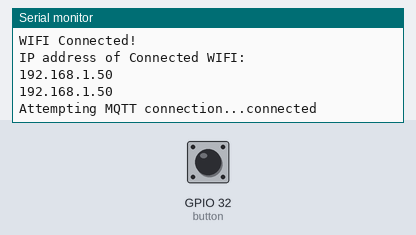
Bench run of a program on a simulated ESP32. Parts: the last lines printed to the serial monitor. Inputs (shaded band) come from the test bench; at power-on: GPIO 32 (button) LOW. WiFi joins after 1.5 s; servers stay silent unless stated; no MQTT or app messages arrive unless stated.

Above: at 3.2 s.
3.3 s: GPIO 32 (button) pulled HIGH for 0.25 s
At 4.2 s:
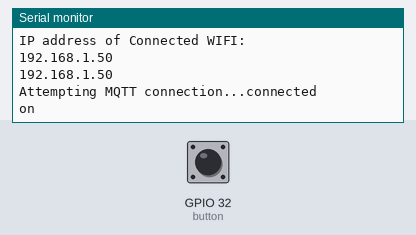
5.0 s: GPIO 32 (button) pulled HIGH for 1 s
At 5.4 s:
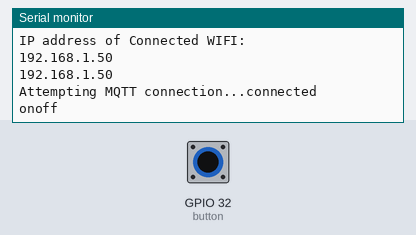

Measured:
- after the input at 3.3 s, the serial monitor: prints a new line after 0.16 s (image 1)
- after the input at 5.0 s, the serial monitor: prints a new line after 0.06 s (image 2)

The program:

main.cpp
```cpp
#include <Arduino.h>
#include <WiFiClientSecure.h>
#include <PubSubClient.h>
#include <ArduinoJson.h>
#include <secrets.h>
#include <connect_to_wifi.h>


const char *topic = "esp32/mqtt";
const char *client_id_prefix = "esp32-client-publisher-";


const int mqtt_port = 8883;


const int button = 32;  // the number of the pushbutton pin

// variables will change:
int buttonState = 0;  // variable for reading the pushbutton status
int previousButtonState = 0;  // variable for reading the pushbutton status
int shouldTurnLedOn = false;


WiFiClientSecure espClient;
PubSubClient client(espClient);


void connect_to_mqtt_server() {
  while (!client.connected()) {
    Serial.print("Attempting MQTT connection...");
     String client_id = "esp32-client-publisher-";
     client_id += String(WiFi.macAddress());

    if (client.connect(client_id.c_str(), mqtt_username, mqtt_password)) {
      Serial.println("connected");
    } else {
      Serial.print("failed, rc=");
      Serial.print(client.state());
      Serial.println(" try again in 5 seconds");
      delay(5000);
    }
  }
}

void set_mqtt_client(){


espClient.setCACert(local_root_ca);

client.setClient(espClient);

client.setServer(mqtt_broker, mqtt_port);

}

void set_pins(){
  pinMode(button, INPUT);
}

void send_mqtt_message(const JsonDocument& _payload, const char *topic ){

  String payload_serialized;
  serializeJson(_payload , payload_serialized);

  // Publish the JSON string to the MQTT topic
  client.publish(topic, payload_serialized.c_str(),true);


}

void send_mqtt_new_state(const bool state){
  StaticJsonDocument<200> doc;

  if(state){
     Serial.print("on");
    doc["message"] = "on";

  }else{
    Serial.print("off");
    doc["message"] = "off";
  }

  send_mqtt_message(doc,topic);

}


void setup() {
 Serial.begin(115200);
 while (!Serial) { }

set_pins();

initWiFi(ssid, password);

set_mqtt_client();
connect_to_mqtt_server();
 }


void loop() {

     if (!client.connected())  connect_to_mqtt_server();
  client.loop();


  previousButtonState = buttonState;
  buttonState = digitalRead(button);


if(previousButtonState == buttonState){
  delay(200);
  return;
}

if(buttonState == HIGH ){
  shouldTurnLedOn = !shouldTurnLedOn;

if(shouldTurnLedOn){
send_mqtt_new_state(true);

}else{
  send_mqtt_new_state(false);


}

delay(1000);

}


}
```

connect_to_wifi.h
```cpp
#include <WiFi.h>


void Wifi_connected(WiFiEvent_t event, WiFiEventInfo_t info){
  Serial.println("ESP32 WIFI Connected to Access Point");
}

void Get_IPAddress(WiFiEvent_t event, WiFiEventInfo_t info){
  Serial.println("WIFI Connected!");
  Serial.println("IP address of Connected WIFI: ");
  Serial.println(WiFi.localIP());
}

void Wifi_disconnected(WiFiEvent_t event, WiFiEventInfo_t info){
  Serial.println("Disconnected from WIFI");
  Serial.print("Connection Lost Reason: ");
  Serial.println(info.wifi_sta_disconnected.reason);
  Serial.println("Reconnecting...");
  ESP.restart();
  // WiFi.begin(ssid, password);
}
 void initWiFi(const char* ssid, const char* password) {


  WiFi.onEvent(Wifi_connected,ARDUINO_EVENT_WIFI_STA_CONNECTED);
  WiFi.onEvent(Get_IPAddress, ARDUINO_EVENT_WIFI_STA_GOT_IP);
  WiFi.onEvent(Wifi_disconnected, ARDUINO_EVENT_WIFI_STA_DISCONNECTED);


  Serial.print("Connecting to WiFi ...");

  WiFi.mode(WIFI_STA);
  WiFi.begin(ssid, password);
  while (WiFi.status() != WL_CONNECTED) {
    Serial.print('.');
    WiFi.begin(ssid, password);

    delay(1000);
  }
  Serial.println(WiFi.localIP());
}
```

secrets.h
```cpp
const char* mqtt_broker = "z6b1d2f6.ala.us-east-1.emqxsl.com";
const char* mqtt_username = "aa";
const char* mqtt_password = "aa";


const char* local_root_ca = R"EOF(
-----BEGIN CERTIFICATE-----
MIIDrzCCApegAwIBAgIQCDvgVpBCRrGhdWrJWZHHSjANBgkqhkiG9w0BAQUFADBh
MQswCQYDVQQGEwJVUzEVMBMGA1UEChMMRGlnaUNlcnQgSW5jMRkwFwYDVQQLExB3
d3cuZGlnaWNlcnQuY29tMSAwHgYDVQQDExdEaWdpQ2VydCBHbG9iYWwgUm9vdCBD
QTAeFw0wNjExMTAwMDAwMDBaFw0zMTExMTAwMDAwMDBaMGExCzAJBgNVBAYTAlVT
MRUwEwYDVQQKEwxEaWdpQ2VydCBJbmMxGTAXBgNVBAsTEHd3dy5kaWdpY2VydC5j
b20xIDAeBgNVBAMTF0RpZ2lDZXJ0IEdsb2JhbCBSb290IENBMIIBIjANBgkqhkiG
9w0BAQEFAAOCAQ8AMIIBCgKCAQEA4jvhEXLeqKTTo1eqUKKPC3eQyaKl7hLOllsB
CSDMAZOnTjC3U/dDxGkAV53ijSLdhwZAAIEJzs4bg7/fzTtxRuLWZscFs3YnFo97
nh6Vfe63SKMI2tavegw5BmV/Sl0fvBf4q77uKNd0f3p4mVmFaG5cIzJLv07A6Fpt
43C/dxC//AH2hdmoRBBYMql1GNXRor5H4idq9Joz+EkIYIvUX7Q6hL+hqkpMfT7P
T19sdl6gSzeRntwi5m3OFBqOasv+zbMUZBfHWymeMr/y7vrTC0LUq7dBMtoM1O/4
gdW7jVg/tRvoSSiicNoxBN33shbyTApOB6jtSj1etX+jkMOvJwIDAQABo2MwYTAO
BgNVHQ8BAf8EBAMCAYYwDwYDVR0TAQH/BAUwAwEB/zAdBgNVHQ4EFgQUA95QNVbR
TLtm8KPiGxvDl7I90VUwHwYDVR0jBBgwFoAUA95QNVbRTLtm8KPiGxvDl7I90VUw
DQYJKoZIhvcNAQEFBQADggEBAMucN6pIExIK+t1EnE9SsPTfrgT1eXkIoyQY/Esr
hMAtudXH/vTBH1jLuG2cenTnmCmrEbXjcKChzUyImZOMkXDiqw8cvpOp/2PV5Adg
06O/nVsJ8dWO41P0jmP6P6fbtGbfYmbW0W5BjfIttep3Sp+dWOIrWcBAI+0tKIJF
PnlUkiaY4IBIqDfv8NZ5YBberOgOzW6sRBc4L0na4UU+Krk2U886UAb3LujEV0ls
YSEY1QSteDwsOoBrp+uvFRTp2InBuThs4pFsiv9kuXclVzDAGySj4dzp30d8tbQk
CAUw7C29C79Fv1C5qfPrmAESrciIxpg0X40KPMbp1ZWVbd4=
-----END CERTIFICATE-----)EOF";


// Replace with your network credentials (STATION)
// const char* ssid = "Nuclear_Bunker_wifi";
// const char* password = "Bunker2023";

const char* ssid = "kami";
const char* password = "12345678";
```
